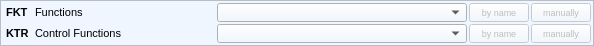
           <widget class="QFrame" name="frame_funktions">
            <property name="sizePolicy">
             <sizepolicy hsizetype="Minimum" vsizetype="Preferred">
              <horstretch>0</horstretch>
              <verstretch>0</verstretch>
             </sizepolicy>
            </property>
            <property name="minimumSize">
             <size>
              <width>0</width>
              <height>46</height>
             </size>
            </property>
            <property name="maximumSize">
             <size>
              <width>16777215</width>
              <height>46</height>
             </size>
            </property>
            <property name="font">
             <font>
              <weight>50</weight>
              <bold>false</bold>
             </font>
            </property>
            <property name="toolTip">
             <string>Function files</string>
            </property>
            <property name="styleSheet">
             <string notr="true">background-color: rgb(240, 246, 255);</string>
            </property>
            <property name="frameShape">
             <enum>QFrame::StyledPanel</enum>
            </property>
            <property name="frameShadow">
             <enum>QFrame::Raised</enum>
            </property>
            <layout class="QGridLayout" name="gridLayout_5">
             <property name="leftMargin">
              <number>2</number>
             </property>
             <property name="topMargin">
              <number>2</number>
             </property>
             <property name="rightMargin">
              <number>2</number>
             </property>
             <property name="bottomMargin">
              <number>2</number>
             </property>
             <property name="spacing">
              <number>2</number>
             </property>
             <item row="0" column="0">
              <widget class="QLabel" name="lb_fkt_short">
               <property name="minimumSize">
                <size>
                 <width>30</width>
                 <height>15</height>
                </size>
               </property>
               <property name="maximumSize">
                <size>
                 <width>16777215</width>
                 <height>16777215</height>
                </size>
               </property>
               <property name="font">
                <font>
                 <pointsize>8</pointsize>
                 <weight>75</weight>
                 <bold>true</bold>
                </font>
               </property>
               <property name="text">
                <string> FKT</string>
               </property>
              </widget>
             </item>
             <item row="0" column="1">
              <widget class="QLabel" name="lb_fkt_long">
               <property name="minimumSize">
                <size>
                 <width>180</width>
                 <height>15</height>
                </size>
               </property>
               <property name="maximumSize">
                <size>
                 <width>16777215</width>
                 <height>16777215</height>
                </size>
               </property>
               <property name="font">
                <font>
                 <pointsize>8</pointsize>
                 <weight>50</weight>
                 <bold>false</bold>
                </font>
               </property>
               <property name="text">
                <string>Functions</string>
               </property>
              </widget>
             </item>
             <item row="0" column="2">
              <widget class="QgsMapLayerComboBox" name="cb_fkt_layerselection">
               <property name="minimumSize">
                <size>
                 <width>250</width>
                 <height>19</height>
                </size>
               </property>
               <property name="maximumSize">
                <size>
                 <width>16777215</width>
                 <height>19</height>
                </size>
               </property>
               <property name="font">
                <font>
                 <pointsize>7</pointsize>
                 <weight>50</weight>
                 <bold>false</bold>
                </font>
               </property>
               <property name="editable">
                <bool>false</bool>
               </property>
               <property name="currentText">
                <string/>
               </property>
               <property name="currentIndex">
                <number>-1</number>
               </property>
               <property name="maxVisibleItems">
                <number>10</number>
               </property>
               <property name="allowEmptyLayer">
                <bool>true</bool>
               </property>
              </widget>
             </item>
             <item row="0" column="3">
              <widget class="QPushButton" name="pb_fkt_byname">
               <property name="enabled">
                <bool>false</bool>
               </property>
               <property name="minimumSize">
                <size>
                 <width>60</width>
                 <height>19</height>
                </size>
               </property>
               <property name="maximumSize">
                <size>
                 <width>60</width>
                 <height>19</height>
                </size>
               </property>
               <property name="baseSize">
                <size>
                 <width>70</width>
                 <height>0</height>
                </size>
               </property>
               <property name="font">
                <font>
                 <pointsize>7</pointsize>
                 <weight>50</weight>
                 <bold>false</bold>
                </font>
               </property>
               <property name="styleSheet">
                <string notr="true">QPushButton:checked { background-color: rgb(0, 50, 200) }
QPushButton:checked { color: rgb(220, 220, 220) }</string>
               </property>
               <property name="text">
                <string>by name</string>
               </property>
               <property name="checkable">
                <bool>true</bool>
               </property>
              </widget>
             </item>
             <item row="0" column="4">
              <widget class="QPushButton" name="pb_fkt_manually">
               <property name="enabled">
                <bool>false</bool>
               </property>
               <property name="minimumSize">
                <size>
                 <width>60</width>
                 <height>19</height>
                </size>
               </property>
               <property name="maximumSize">
                <size>
                 <width>60</width>
                 <height>19</height>
                </size>
               </property>
               <property name="baseSize">
                <size>
                 <width>70</width>
                 <height>0</height>
                </size>
               </property>
               <property name="font">
                <font>
                 <pointsize>7</pointsize>
                 <weight>50</weight>
                 <bold>false</bold>
                </font>
               </property>
               <property name="styleSheet">
                <string notr="true">QPushButton:checked { background-color: rgb(0, 50, 200) }
QPushButton:checked { color: rgb(220, 220, 220) }</string>
               </property>
               <property name="text">
                <string>manually</string>
               </property>
               <property name="checkable">
                <bool>true</bool>
               </property>
              </widget>
             </item>
             <item row="1" column="0">
              <widget class="QLabel" name="lb_ktr_short">
               <property name="minimumSize">
                <size>
                 <width>30</width>
                 <height>15</height>
                </size>
               </property>
               <property name="maximumSize">
                <size>
                 <width>16777215</width>
                 <height>16777215</height>
                </size>
               </property>
               <property name="font">
                <font>
                 <pointsize>8</pointsize>
                 <weight>75</weight>
                 <bold>true</bold>
                </font>
               </property>
               <property name="text">
                <string> KTR</string>
               </property>
              </widget>
             </item>
             <item row="1" column="1">
              <widget class="QLabel" name="lb_ktr_long">
               <property name="minimumSize">
                <size>
                 <width>180</width>
                 <height>15</height>
                </size>
               </property>
               <property name="maximumSize">
                <size>
                 <width>16777215</width>
                 <height>16777215</height>
                </size>
               </property>
               <property name="font">
                <font>
                 <pointsize>8</pointsize>
                 <weight>50</weight>
                 <bold>false</bold>
                </font>
               </property>
               <property name="text">
                <string>Control Functions</string>
               </property>
              </widget>
             </item>
             <item row="1" column="2">
              <widget class="QgsMapLayerComboBox" name="cb_ktr_layerselection">
               <property name="minimumSize">
                <size>
                 <width>250</width>
                 <height>19</height>
                </size>
               </property>
               <property name="maximumSize">
                <size>
                 <width>16777215</width>
                 <height>19</height>
                </size>
               </property>
               <property name="font">
                <font>
                 <pointsize>7</pointsize>
                 <weight>50</weight>
                 <bold>false</bold>
                </font>
               </property>
               <property name="currentText">
                <string/>
               </property>
               <property name="currentIndex">
                <number>-1</number>
               </property>
               <property name="maxVisibleItems">
                <number>10</number>
               </property>
               <property name="allowEmptyLayer">
                <bool>true</bool>
               </property>
              </widget>
             </item>
             <item row="1" column="3">
              <widget class="QPushButton" name="pb_ktr_byname">
               <property name="enabled">
                <bool>false</bool>
               </property>
               <property name="minimumSize">
                <size>
                 <width>60</width>
                 <height>19</height>
                </size>
               </property>
               <property name="maximumSize">
                <size>
                 <width>60</width>
                 <height>19</height>
                </size>
               </property>
               <property name="baseSize">
                <size>
                 <width>70</width>
                 <height>0</height>
                </size>
               </property>
               <property name="font">
                <font>
                 <pointsize>7</pointsize>
                 <weight>50</weight>
                 <bold>false</bold>
                </font>
               </property>
               <property name="styleSheet">
                <string notr="true">QPushButton:checked { background-color: rgb(0, 50, 200) }
QPushButton:checked { color: rgb(220, 220, 220) }</string>
               </property>
               <property name="text">
                <string>by name</string>
               </property>
               <property name="checkable">
                <bool>true</bool>
               </property>
              </widget>
             </item>
             <item row="1" column="4">
              <widget class="QPushButton" name="pb_ktr_manually">
               <property name="enabled">
                <bool>false</bool>
               </property>
               <property name="minimumSize">
                <size>
                 <width>60</width>
                 <height>19</height>
                </size>
               </property>
               <property name="maximumSize">
                <size>
                 <width>60</width>
                 <height>19</height>
                </size>
               </property>
               <property name="baseSize">
                <size>
                 <width>70</width>
                 <height>0</height>
                </size>
               </property>
               <property name="font">
                <font>
                 <pointsize>7</pointsize>
                 <weight>50</weight>
                 <bold>false</bold>
                </font>
               </property>
               <property name="styleSheet">
                <string notr="true">QPushButton:checked { background-color: rgb(0, 50, 200) }
QPushButton:checked { color: rgb(220, 220, 220) }</string>
               </property>
               <property name="text">
                <string>manually</string>
               </property>
               <property name="checkable">
                <bool>true</bool>
               </property>
              </widget>
             </item>
            </layout>
           </widget>
